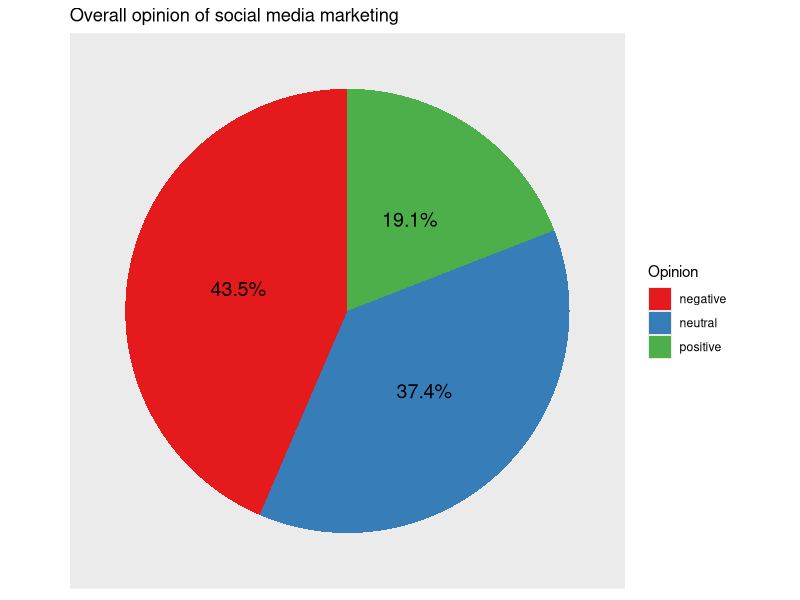

This figure's R source:
# ============================== setup ========================================
library(tidyverse)

# loading data
data <- read.csv("data/Whatsgoodly - Thought Catalog Influencers.csv",
  stringsAsFactors = FALSE
)

# filtering data for question on annoyance
opinion_df <- data %>%
  filter(grepl("Does it annoy you", Question)) %>%
  mutate(Opinion = ifelse(grepl("Y", Answer), "negative",
    ifelse(grepl("N", Answer), "positive", "neutral")
  ))

# ==================== gathering relevant data for charts =====================
overall_opinion <- opinion_df %>%
  filter(Segment.Description == "Global results")

by_gender <- opinion_df %>%
  filter(Segment.Type == "Gender")

by_race <- opinion_df %>%
  filter(grepl("closely", Segment.Description))

by_econ <- opinion_df %>%
  filter(grepl("parents", Segment.Description)) %>%
  mutate(Class = ifelse(grepl("240", Segment.Description), "Upper",
    ifelse(grepl("160", Segment.Description), "Upper-middle",
      ifelse(grepl("9", Segment.Description), "Lower-middle",
        "Lower"
      )
    )
  )) %>%
  mutate(Class = factor(Class, levels = c("Lower", "Lower-middle", "Upper-middle", "Upper")))

by_university <- opinion_df %>%
  filter(Segment.Type == "University")

by_major <- opinion_df %>%
  filter(grepl("What's your major", Segment.Description))

# =============================== charts ======================================

# pie chart of overall opinion
opinion_all <- ggplot(data = overall_opinion, aes(x = "", y = Count, fill = Opinion)) +
  geom_bar(width = 1, stat = "identity") +
  geom_text(
    label = paste0(pull(overall_opinion, Percentage) * 100, "%"),
    size = 5,
    position = position_stack(vjust = .5)
  ) +
  coord_polar("y", start = 0) +
  scale_fill_brewer(palette = "Set1") +
  theme(
    axis.title.x = element_blank(),
    axis.title.y = element_blank(),
    axis.text = element_blank(),
    axis.ticks = element_blank(),
    panel.grid = element_blank()
  ) +
  ggtitle("Overall opinion of social media marketing")
